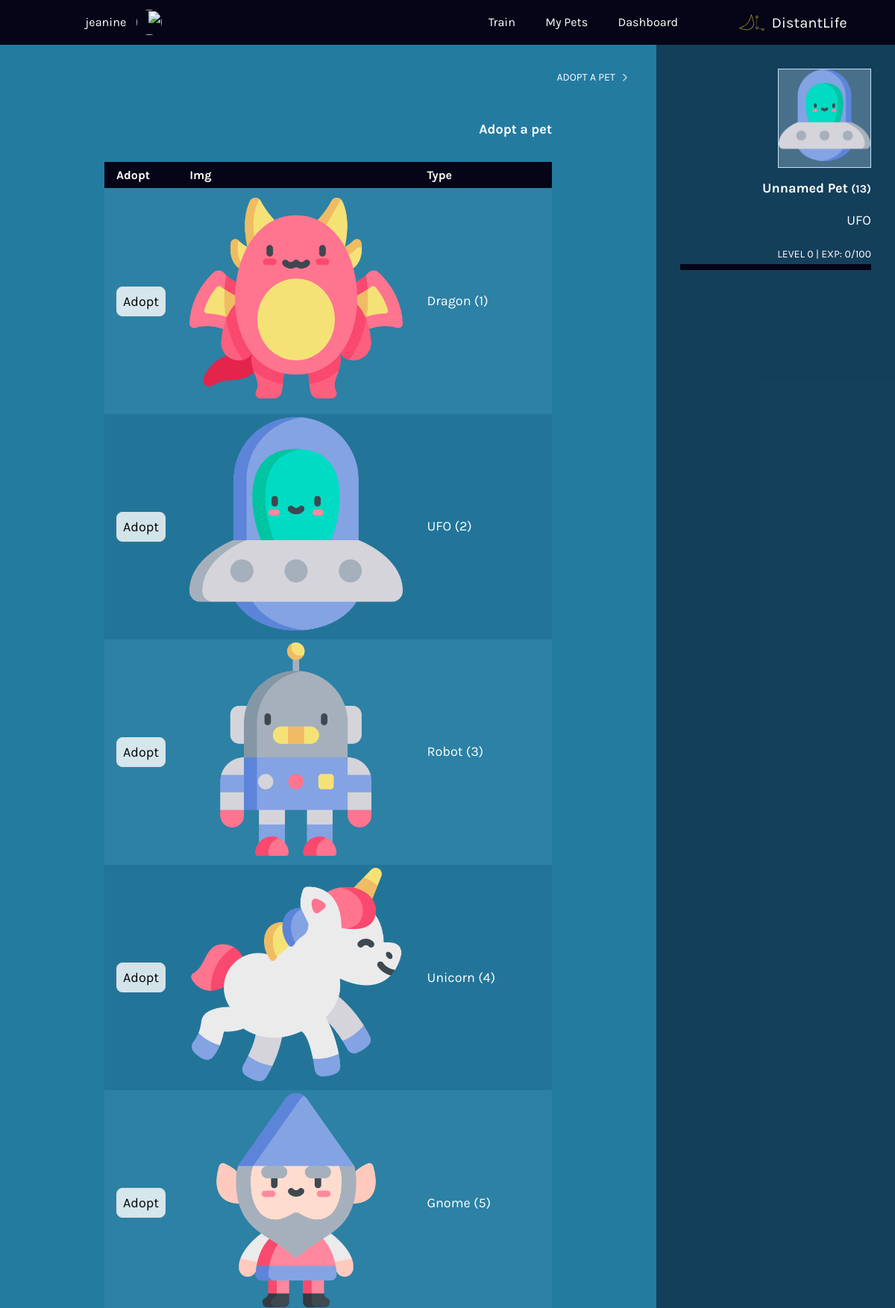
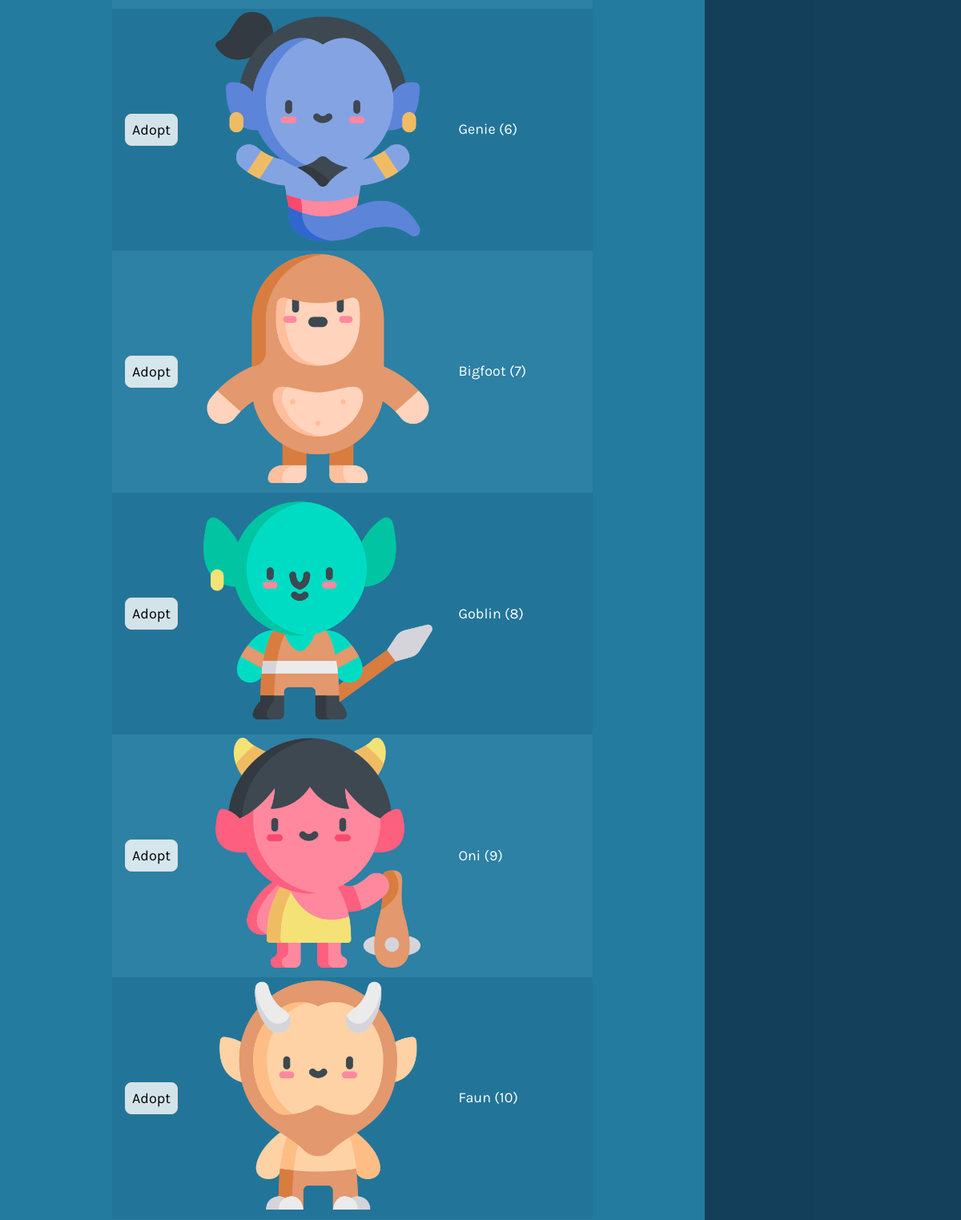
The app's page /adopt (signed in, upper part) with its own data (2 pictures, top to bottom).
### tables this page shows
CREATE TABLE `pet_types` (
  `id` integer,
  `imgsrc` varchar(255),
  `pet_type` varchar(255), `exp_required` integer,
  PRIMARY KEY(id)
);

### application.py (the view)
@app.route("/adopt", methods=["GET", "POST"])
@login_required
def adopt():
    if request.method == "POST":
        if not request.form.get("pet_type"):
            return apology("must choose pet type", 403)
        petid = db.execute("INSERT INTO pets(type, name, exp, created) VALUES (?, ?, ?, CURRENT_TIMESTAMP)",
                                 request.form.get("pet_type"), "Unnamed Pet", 0)
        db.execute("INSERT INTO owners(owner_id, pet_id) VALUES (?, ?)",
                                 session["user_id"], petid)
        db.execute("UPDATE users SET active_pet_id = ? WHERE id = ?",
                                 petid, session["user_id"])
        set_active_pet_in_session(session["user_id"])
        return redirect("/")
    else:
        rows = db.execute("SELECT * FROM pet_types")
        if len(rows) < 1:
            return apology("no pets", 403)
        return render_template("adopt.html", pet_types=rows)

### application.py (called while the page is built)
@app.after_request
def after_request(response):
    response.headers["Cache-Control"] = "no-cache, no-store, must-revalidate"
    response.headers["Expires"] = 0
    response.headers["Pragma"] = "no-cache"
    return response

### helpers.py (called while the page is built)
def login_required(f):
    @wraps(f)
    def decorated_function(*args, **kwargs):
        if session.get("user_id") is None:
            return redirect("/login")
        return f(*args, **kwargs)
    return decorated_function

### templates/adopt.html (shortened to what this page needs)
{% extends "layout.html" %}
{% block main %}
<h1>Adopt a pet</h1>
{% if (pet_types|length) > 0 %}
    <table class="table table-striped">
        <thead>
            <tr>
                <th>Type</th>
                <th>Img</th>
                <th>Adopt</th>
            </tr>
        </thead>
        <tbody>
            {% for pet_type in pet_types %}
            <tr>
                <td>{{ pet_type.pet_type }} ({{pet_type.id}})</td>
                <td><img src="/static/{{ pet_type.imgsrc }}" alt="" /></td>
                <td>
                  <form method="post" action="/adopt">
                    <input type="submit" value="Adopt" />
                </form>
              </td>
            </tr>
            {% endfor %}
        </tbody>
    </table>
    {% else %}
        <p>No pets</p>
    {% endif %}
{% endblock %}

### templates/global/sidebar.html (shortened to what this page needs)
{% from "./macros.html" import usedalot, get_data with context %}
<aside>
  {% if (session.get("active_pet")) %}
  <p class="text-center my-0 pet-box ">
    <img width="200" height="200" src="{{ url_for('static', filename=session['active_pet']['imgsrc']) }}" alt="{{session['active_pet']['type']}}" />
  </p>
  <h3>{{session["active_pet"]["name"]}} <small>({{session["active_pet"]["id"]}})</small></h3>
  <p>{{session["active_pet"]["type"]}}</p>
  <p class="text-small-caps mb-0">Level {{ session["active_pet"]["exp"] // 100 }} | Exp: {{ session["active_pet"]["exp"] % 100 }}/100 </p>
  <div class="progressbar" role="progressbar" aria-valuenow="{{ session['active_pet']['exp'] % 100 }}" aria-valuemin="0" aria-valuemax="100">
  </div>
  {% endif %}
</aside>

### static/proj04.css (style rules this page uses)
input { background:#fff;border:1px solid #ddd;font-family:Karla,Noto Sans Hebrew,sans-serif;font-size:18px;padding:8px }
form { width:100% }
table { border-collapse:collapse }
img { height:auto;max-width:100%;width:auto }
body { background-color:#247ba0 }
.layout-secondary-aside h3 { font-size:18px;margin-bottom:0;margin-top:16px }
.layout-secondary-aside>aside>:first-child { margin-top:0 }
.secondary-main h1,.secondary-main h2 { font-size:18px;margin-bottom:0 }
body { align-items:center;display:flex;flex-direction:column;justify-content:center;margin:0;min-height:100vh;padding:0 }
* { box-sizing:border-box }
.my-0 { margin-bottom:0!important;margin-top:0!important }
.mb-0 { margin-bottom:0!important }
.theme-inversed a:not(.btn),.theme-inversed dl,.theme-inversed h1,.theme-inversed h2,.theme-inversed h3,.theme-inversed h4,.theme-inversed h5,.theme-inversed h6,.theme-inversed ol,.theme-inversed p,.theme-inversed ul { color:#fff }
body { font-family:Karla,Noto Sans Hebrew,sans-serif;font-size:18px;font-weight:400;line-height:27px }
.h1,h1 { font-size:67.5px }
.h1,.h2,h1,h2 { color:#fff;font-family:Karla,Noto Sans Hebrew,sans-serif;font-weight:700;line-height:1.3;margin-bottom:32px;margin-top:0 }
.h3,h3 { font-size:22.5px }
.h3,.h4,h3,h4 { color:#fff;font-family:Karla,Noto Sans Hebrew,sans-serif;font-weight:700;line-height:1.3;margin-bottom:32px;margin-top:0 }
.text-center { text-align:center }
.text-small-caps { font-size:14px;text-transform:uppercase }
input { background-color:hsla(0,0%,100%,.8);border-radius:8px }
table { margin-bottom:32px;margin-top:32px;width:100% }
tbody td,tbody th,thead td,thead th { color:#fff;padding:4px 16px;text-align:left }
thead th { background-color:#050517;font-size:1rem }
tbody tr td { background-color:rgba(5,5,23,.05) }
tbody tr:nth-child(odd) td { background-color:rgba(196,224,249,.05) }
.progressbar { background-color:#050517;height:8px;margin:0 0 16px;position:relative }
.pet-box { background-color:rgba(196,224,249,.3);border:1px solid #c4e0f9 }
.layout-secondary-aside .pet-box { max-width:125px }

### static/overrides.css (style rules this page uses)
input[type=submit], button, select, option { cursor: pointer; }
body.dir-rtl .layout-secondary .pet-box img { transform: scaleX(-1); }

### records on screen
pet_types: pet_type "Dragon", id "1", imgsrc (picture)
pet_types: pet_type "UFO", id "2", imgsrc (picture), active_pet.type "UFO"
pet_types: pet_type "Robot", id "3", imgsrc (picture)
pet_types: pet_type "Unicorn", id "4", imgsrc (picture)
pet_types: pet_type "Gnome", id "5", imgsrc (picture)
pet_types: pet_type "Genie", id "6", imgsrc (picture)
pet_types: pet_type "Bigfoot", id "7", imgsrc (picture)
pet_types: pet_type "Goblin", id "8", imgsrc (picture)
pet_types: pet_type "Oni", id "9", imgsrc (picture)
pet_types: pet_type "Faun", id "10", imgsrc (picture)

### other values on screen
{{ username }} "jeanine"
{{ title_s }} "ADOPT A PET"
{{ session["active_pet"]["name"] }} "Unnamed Pet"
{{ session["active_pet"]["id"] }} "13"
{{ session["active_pet"]["exp"] // 100 }} "0"
{{ session["active_pet"]["exp"] % 100 }} "0"
